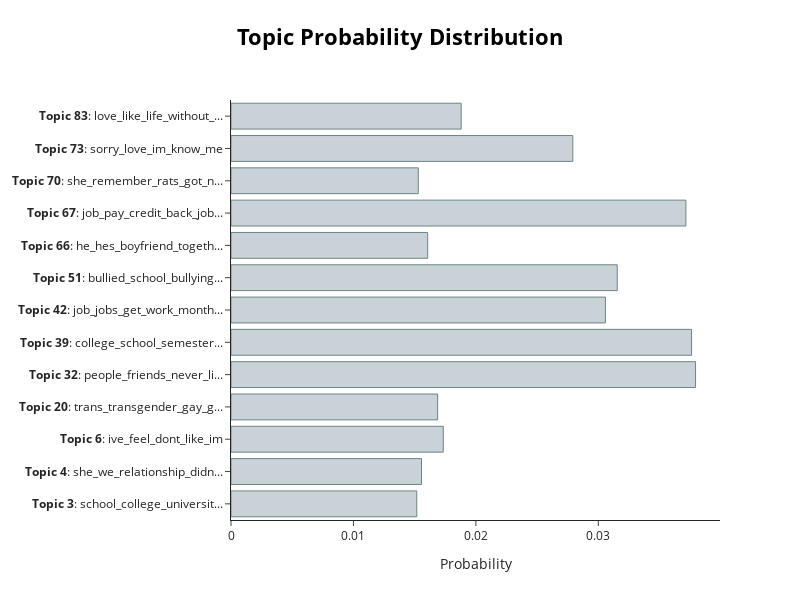

Notebook cell for this chart:
### Code cell
topic_model_suicide.visualize_distribution(probs_suicide[1000], min_probability=0.015)

### Figure 1 — Plotly figure (JSON) as saved in the notebook; plotly's stock layout.template omitted (floating-point values rounded to 4 significant figures)
{"data": [{"marker": {"color": "#C8D2D7", "line": {"color": "#6E8484", "width": 1}}, "orientation": "h", "type": "bar", "x": [0.01517, 0.01556, 0.01734, 0.01687, 0.03794, 0.03761, 0.03058, 0.03154, 0.01606, 0.03715, 0.01529, 0.02792, 0.0188], "y": ["<b>Topic 3</b>: school_college_universit...", "<b>Topic 4</b>: she_we_relationship_didn...", "<b>Topic 6</b>: ive_feel_dont_like_im", "<b>Topic 20</b>: trans_transgender_gay_g...", "<b>Topic 32</b>: people_friends_never_li...", "<b>Topic 39</b>: college_school_semester...", "<b>Topic 42</b>: job_jobs_get_work_month...", "<b>Topic 51</b>: bullied_school_bullying...", "<b>Topic 66</b>: he_hes_boyfriend_togeth...", "<b>Topic 67</b>: job_pay_credit_back_job...", "<b>Topic 70</b>: she_remember_rats_got_n...", "<b>Topic 73</b>: sorry_love_im_know_me", "<b>Topic 83</b>: love_like_life_without_..."]}], "layout": {"height": 600, "hoverlabel": {"bgcolor": "white", "font": {"family": "Rockwell", "size": 16}}, "title": {"font": {"color": "Black", "size": 22}, "text": "<b>Topic Probability Distribution</b>", "x": 0.5, "xanchor": "center", "y": 0.95, "yanchor": "top"}, "width": 800, "xaxis": {"title": {"text": "Probability"}}}}
